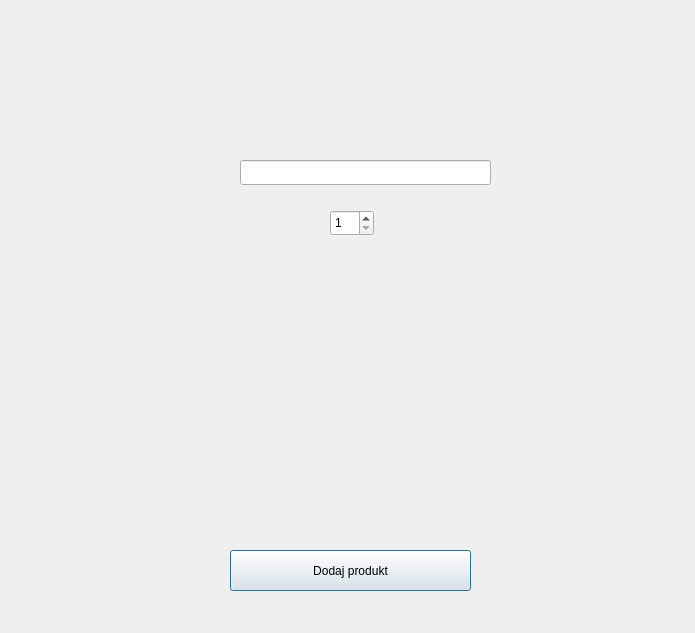
<?xml version="1.0" encoding="UTF-8"?>
<ui version="4.0">
 <class>ScanProductDialog</class>
 <widget class="QDialog" name="ScanProductDialog">
  <property name="geometry">
   <rect>
    <x>0</x>
    <y>0</y>
    <width>695</width>
    <height>633</height>
   </rect>
  </property>
  <property name="windowTitle">
   <string>Dialog</string>
  </property>
  <widget class="QPushButton" name="pushButton">
   <property name="geometry">
    <rect>
     <x>230</x>
     <y>550</y>
     <width>241</width>
     <height>41</height>
    </rect>
   </property>
   <property name="text">
    <string>Dodaj produkt</string>
   </property>
  </widget>
  <widget class="QLineEdit" name="lineEdit">
   <property name="geometry">
    <rect>
     <x>240</x>
     <y>160</y>
     <width>251</width>
     <height>25</height>
    </rect>
   </property>
  </widget>
  <widget class="QSpinBox" name="spinBox">
   <property name="geometry">
    <rect>
     <x>330</x>
     <y>210</y>
     <width>44</width>
     <height>26</height>
    </rect>
   </property>
   <property name="minimum">
    <number>1</number>
   </property>
   <property name="value">
    <number>1</number>
   </property>
  </widget>
 </widget>
 <resources/>
 <connections/>
</ui>
